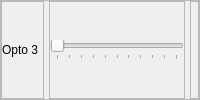
                        <widget class="QFrame" name="Opto3_frame">
                         <property name="frameShape">
                          <enum>QFrame::StyledPanel</enum>
                         </property>
                         <property name="frameShadow">
                          <enum>QFrame::Raised</enum>
                         </property>
                         <layout class="QHBoxLayout" name="aa_3">
                          <property name="spacing">
                           <number>5</number>
                          </property>
                          <property name="leftMargin">
                           <number>0</number>
                          </property>
                          <property name="topMargin">
                           <number>0</number>
                          </property>
                          <property name="rightMargin">
                           <number>0</number>
                          </property>
                          <property name="bottomMargin">
                           <number>0</number>
                          </property>
                          <item>
                           <widget class="QFrame" name="Opto3_Display_frame">
                            <property name="maximumSize">
                             <size>
                              <width>125</width>
                              <height>16777215</height>
                             </size>
                            </property>
                            <property name="frameShape">
                             <enum>QFrame::StyledPanel</enum>
                            </property>
                            <property name="frameShadow">
                             <enum>QFrame::Raised</enum>
                            </property>
                            <layout class="QHBoxLayout" name="Opto3_toggleButton_layout">
                             <property name="spacing">
                              <number>0</number>
                             </property>
                             <property name="leftMargin">
                              <number>0</number>
                             </property>
                             <property name="topMargin">
                              <number>0</number>
                             </property>
                             <property name="rightMargin">
                              <number>5</number>
                             </property>
                             <property name="bottomMargin">
                              <number>0</number>
                             </property>
                             <item>
                              <widget class="QLabel" name="Opto3_Display_label">
                               <property name="maximumSize">
                                <size>
                                 <width>16777215</width>
                                 <height>16777215</height>
                                </size>
                               </property>
                               <property name="text">
                                <string>Opto 3</string>
                               </property>
                               <property name="alignment">
                                <set>Qt::AlignLeading|Qt::AlignLeft|Qt::AlignVCenter</set>
                               </property>
                              </widget>
                             </item>
                            </layout>
                           </widget>
                          </item>
                          <item>
                           <widget class="QFrame" name="Opto3_Slider_frame">
                            <property name="maximumSize">
                             <size>
                              <width>225</width>
                              <height>16777215</height>
                             </size>
                            </property>
                            <property name="frameShape">
                             <enum>QFrame::StyledPanel</enum>
                            </property>
                            <property name="frameShadow">
                             <enum>QFrame::Raised</enum>
                            </property>
                            <layout class="QHBoxLayout" name="horizontalLayout_21">
                             <property name="spacing">
                              <number>0</number>
                             </property>
                             <property name="leftMargin">
                              <number>0</number>
                             </property>
                             <property name="topMargin">
                              <number>0</number>
                             </property>
                             <property name="rightMargin">
                              <number>0</number>
                             </property>
                             <property name="bottomMargin">
                              <number>0</number>
                             </property>
                             <item>
                              <widget class="QSlider" name="Opto3_Slider">
                               <property name="maximum">
                                <number>1000</number>
                               </property>
                               <property name="singleStep">
                                <number>1</number>
                               </property>
                               <property name="pageStep">
                                <number>25</number>
                               </property>
                               <property name="sliderPosition">
                                <number>0</number>
                               </property>
                               <property name="orientation">
                                <enum>Qt::Horizontal</enum>
                               </property>
                               <property name="tickPosition">
                                <enum>QSlider::TicksBelow</enum>
                               </property>
                               <property name="tickInterval">
                                <number>100</number>
                               </property>
                              </widget>
                             </item>
                            </layout>
                           </widget>
                          </item>
                          <item>
                           <widget class="QFrame" name="Opto3_Light_frame">
                            <property name="maximumSize">
                             <size>
                              <width>50</width>
                              <height>16777215</height>
                             </size>
                            </property>
                            <property name="frameShape">
                             <enum>QFrame::StyledPanel</enum>
                            </property>
                            <property name="frameShadow">
                             <enum>QFrame::Raised</enum>
                            </property>
                            <layout class="QHBoxLayout" name="horizontalLayout_49">
                             <property name="spacing">
                              <number>0</number>
                             </property>
                             <property name="leftMargin">
                              <number>0</number>
                             </property>
                             <property name="topMargin">
                              <number>0</number>
                             </property>
                             <property name="rightMargin">
                              <number>0</number>
                             </property>
                             <property name="bottomMargin">
                              <number>0</number>
                             </property>
                             <item>
                              <widget class="QLabel" name="Opto3_Value">
                               <property name="text">
                                <string/>
                               </property>
                               <property name="alignment">
                                <set>Qt::AlignCenter</set>
                               </property>
                              </widget>
                             </item>
                            </layout>
                           </widget>
                          </item>
                         </layout>
                        </widget>
